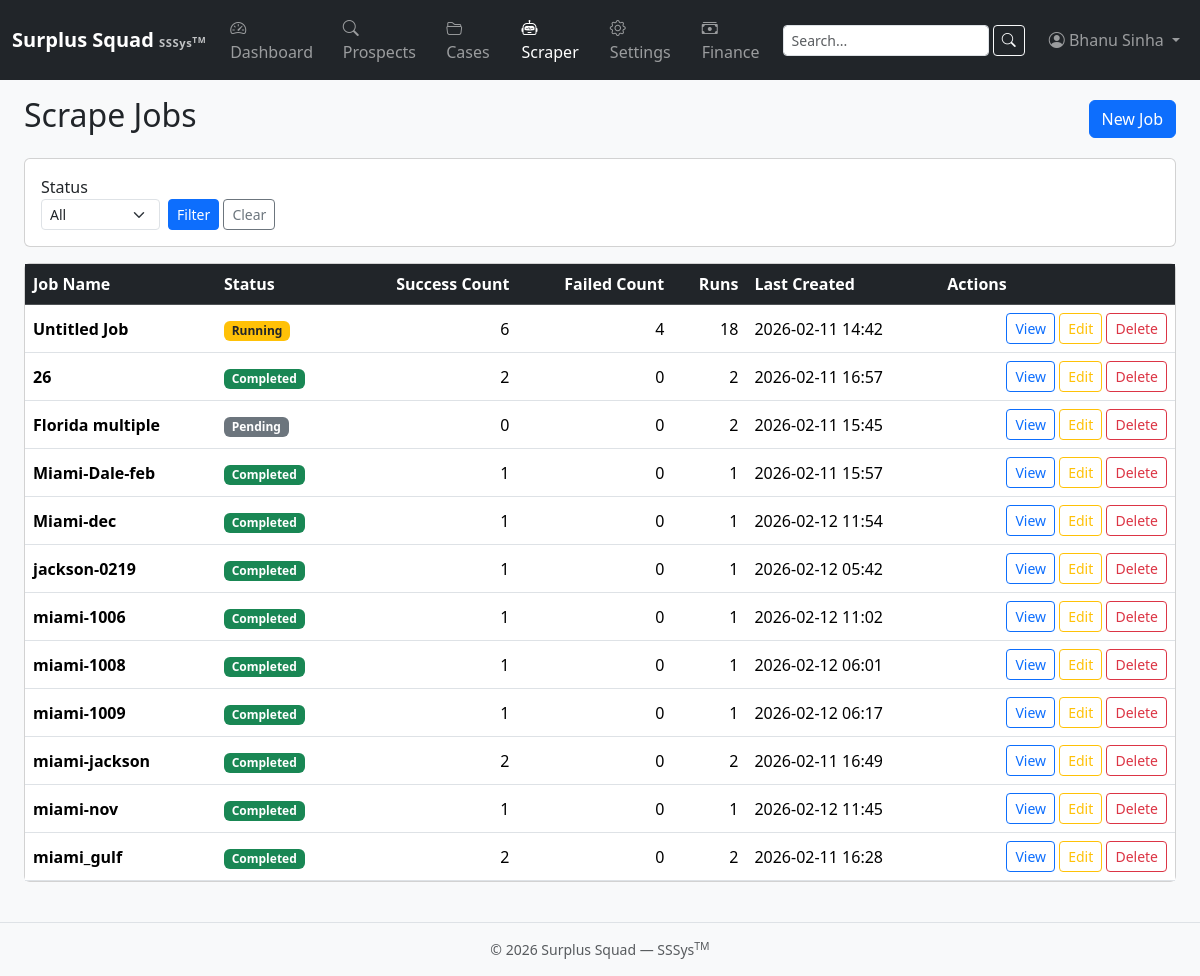
The app's page /scraper/jobs/ (signed in), older data.
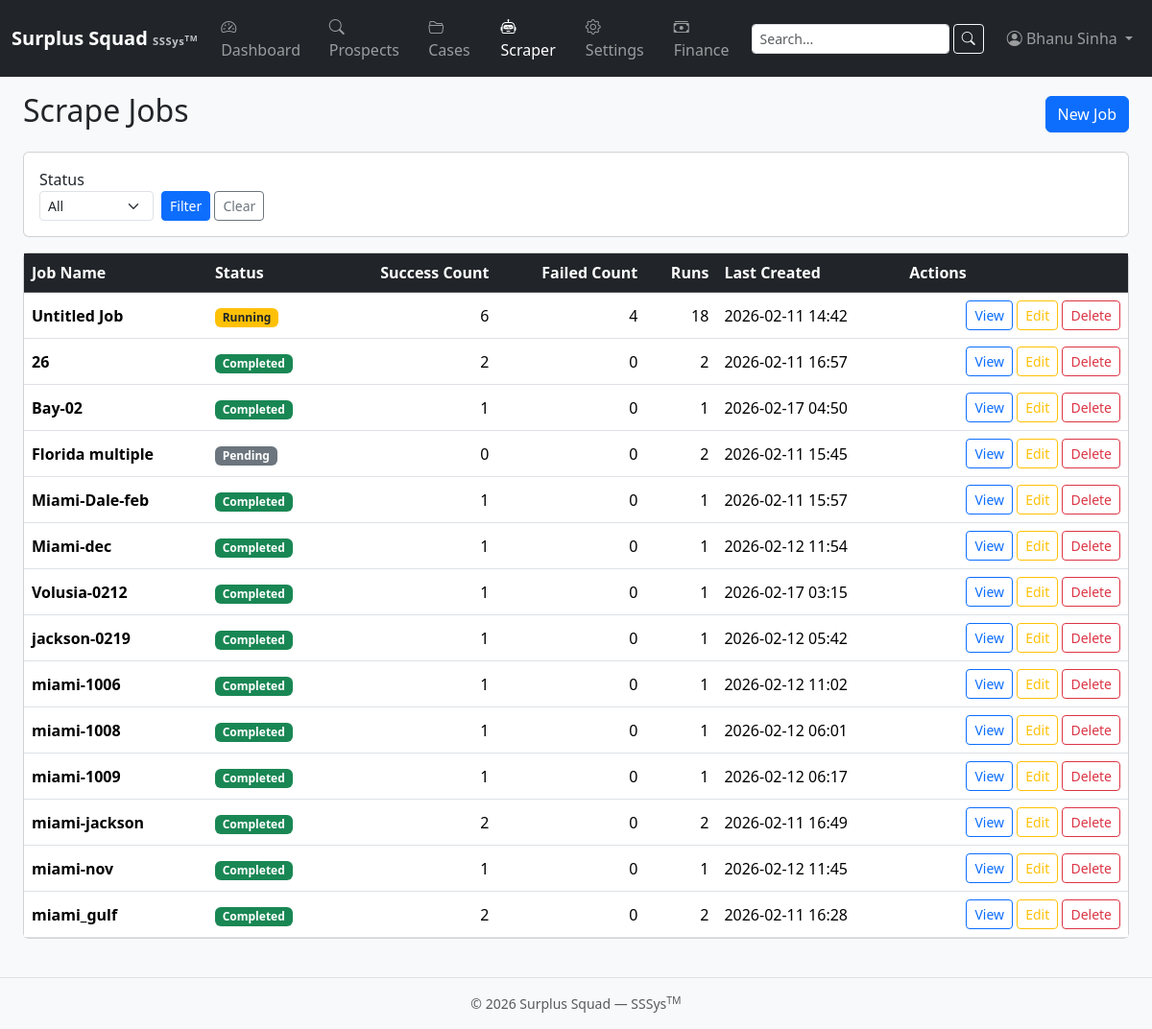
The same page, newer data.
### apps/scraper/models.py (models this page shows, shortened)
class ScrapeJob(models.Model):
    JOB_STATUS = [
        ('pending', 'Pending'),
        ('running', 'Running'),
        ('completed', 'Completed'),
        ('failed', 'Failed'),
    ]
    JOB_TYPE = [
        ('TD', 'Tax Deed'),
        ('TL', 'Tax Lien'),
        ('SS', 'Sheriff Sale'),
        ('MF', 'Mortgage Foreclosure'),
    ]
    name = models.CharField(
        max_length=255,
        blank=True,
        default='',
        help_text="Human-friendly identifier used to group related jobs",
    )
    county = models.ForeignKey('locations.County', on_delete=models.CASCADE, related_name='scrape_jobs')
    job_type = models.CharField(max_length=8, choices=JOB_TYPE)
    target_date = models.DateField(help_text="Start date for scraping")
    end_date = models.DateField(null=True, blank=True, help_text="End date (inclusive). Leave blank for single date.")
    status = models.CharField(max_length=32, choices=JOB_STATUS, default='pending')
    triggered_by = models.ForeignKey(User, on_delete=models.SET_NULL, null=True, blank=True)
    prospects_created = models.PositiveIntegerField(default=0)
    prospects_updated = models.PositiveIntegerField(default=0)
    prospects_qualified = models.PositiveIntegerField(default=0)
    prospects_disqualified = models.PositiveIntegerField(default=0)
    error_message = models.TextField(blank=True)
    created_at = models.DateTimeField(auto_now_add=True)
    started_at = models.DateTimeField(null=True, blank=True)
    completed_at = models.DateTimeField(null=True, blank=True)
    class Meta:
        ordering = ('-created_at',)

### apps/scraper/views.py (the view)
# urls.py: path("jobs/", views.ScrapeJobListView.as_view(), name="job_list"),
class ScrapeJobListView(AdminRequiredMixin, ListView):
    model = ScrapeJob
    template_name = "scraper/job_list.html"
    paginate_by = 25
    def get_queryset(self):
        qs = ScrapeJob.objects.select_related("county", "county__state", "triggered_by")
        status = self.request.GET.get("status")
        if status:
            qs = qs.filter(status=status)
        self.filtered_queryset = qs
        return qs
    def get_context_data(self, **kwargs):
        ctx = super().get_context_data(**kwargs)
        ctx["statuses"] = ScrapeJob.JOB_STATUS
        ctx["current_status"] = self.request.GET.get("status", "")
        ctx["grouped_jobs"] = self.get_grouped_jobs()
        return ctx
    def get_grouped_jobs(self):
        qs = getattr(self, "filtered_queryset", ScrapeJob.objects.none())
        aggregated = qs.values("name").annotate(
            total_jobs=Count("id"),
            success_count=Count("id", filter=Q(status="completed")),
            failed_count=Count("id", filter=Q(status="failed")),
            running_count=Count("id", filter=Q(status="running")),
            pending_count=Count("id", filter=Q(status="pending")),
            latest_created=Max("created_at"),
            sample_job_id=Min("id"),
        ).order_by("name")
        grouped = []
        for entry in aggregated:
            if entry["running_count"]:
                status = "running"
            elif entry["failed_count"]:
                status = "failed"
            elif entry["success_count"] == entry["total_jobs"] and entry["total_jobs"] > 0:
                status = "completed"
            else:
                status = "pending"
            grouped.append({
                "name": entry["name"] or "Untitled Job",
                "status": status,
                "success_count": entry["success_count"],
                "failed_count": entry["failed_count"],
                "total_jobs": entry["total_jobs"],
                "latest_created": entry["latest_created"],
                "job_pk": entry["sample_job_id"],
            })
        return grouped

### apps/accounts/mixins.py (called while the page is built)
    def test_func(self):
        user = self.request.user
        return hasattr(user, 'profile') and user.profile.is_admin

### apps/accounts/models.py (called while the page is built)
    @property
    def can_view_prospects(self):
        return self.role in {self.ROLE_PROSPECTS_ONLY, self.ROLE_BOTH, self.ROLE_ADMIN}

    @property
    def can_view_cases(self):
        return self.role in {self.ROLE_CASES_ONLY, self.ROLE_BOTH, self.ROLE_ADMIN}

    @property
    def is_admin(self):
        return self.role == self.ROLE_ADMIN or self.user.is_superuser

### templates/scraper/job_list.html (shortened to what this page needs)
{% extends "base.html" %}
{% block content %}
<div class="d-flex justify-content-between align-items-center mb-3">
  <h2>Scrape Jobs</h2>
  <a href="{% url 'scraper:job_create' %}" class="btn btn-primary">New Job</a>
</div>
<div class="card mb-3">
  <div class="card-body">
    <form method="get" class="row g-2 align-items-end">
      <div class="col-auto">
        <label class="form-label mb-0">Status</label>
        <select name="status" class="form-select form-select-sm">
          <option value="">All</option>
        </select>
      </div>
      <div class="col-auto">
        <button type="submit" class="btn btn-sm btn-primary">Filter</button>
        <a href="{% url 'scraper:job_list' %}" class="btn btn-sm btn-outline-secondary">Clear</a>
      </div>
    </form>
  </div>
</div>
<div class="card">
  <div class="table-responsive">
    <table class="table table-hover align-middle mb-0">
      <thead class="table-dark">
        <tr>
          <th>Job Name</th>
          <th>Status</th>
          <th class="text-end">Success Count</th>
          <th class="text-end">Failed Count</th>
          <th class="text-end">Runs</th>
          <th>Last Created</th>
          <th>Actions</th>
        </tr>
      </thead>
      <tbody>
        {% if grouped_jobs %}
          {% for group in grouped_jobs %}
          <tr>
            <td class="fw-semibold">{{ group.name }}</td>
            <td>
              {% if group.status == "completed" %}
                <span class="badge bg-success">Completed</span>
              {% elif group.status == "running" %}
                <span class="badge bg-warning text-dark">Running</span>
              {% elif group.status == "failed" %}
                <span class="badge bg-danger">Failed</span>
              {% else %}
                <span class="badge bg-secondary">Pending</span>
              {% endif %}
            </td>
            <td class="text-end">{{ group.success_count }}</td>
            <td class="text-end">{{ group.failed_count }}</td>
            <td class="text-end">{{ group.total_jobs }}</td>
            <td>{{ group.latest_created|date:"Y-m-d H:i" }}</td>
            <td class="text-end">
              {% if group.job_pk %}
              <a href="{% url 'scraper:job_group_detail' group.job_pk %}" class="btn btn-sm btn-outline-primary">View</a>
              {% if user.is_staff %}
                <a href="{% url 'scraper:job_update' group.job_pk %}" class="btn btn-sm btn-outline-warning">Edit</a>
                <a href="{% url 'scraper:job_delete' group.job_pk %}" class="btn btn-sm btn-outline-danger">Delete</a>
              {% endif %}
              {% endif %}
            </td>
          </tr>
          {% endfor %}
        {% else %}
          <tr><td colspan="7" class="text-center text-muted py-4">No jobs found.</td></tr>
        {% endif %}
      </tbody>
    </table>
  </div>
</div>
{% endblock %}

Row changes from the older to the newer data that the page shows:
added ScrapeJob: name "Bay-02", shows "Completed", success_count "1", failed_count "0", total_jobs "1", latest_created "2026-02-17 04:50"
added ScrapeJob: name "Volusia-0212", shows "Completed", success_count "1", failed_count "0", total_jobs "1", latest_created "2026-02-17 03:15"
